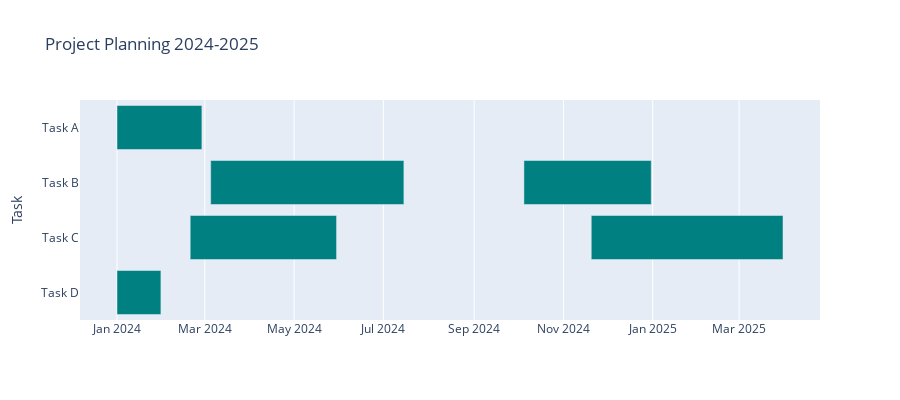

The cell this chart's notebook holds for it:
### Markdown cell above
6. Customise the color of the bars using the input `color_discrete_sequence` as follows. Note that we have to pass a list of strings, where each string corresponds to a color.  In this case, we pass the color `teal`

### Code cell
fig = px.timeline(df, x_start="Start", x_end="Finish", y="Task", 
                  color_discrete_sequence=['teal'],
                  height = 400, width = 900,
                  title='Project Planning 2024-2025')
fig.update_yaxes(autorange="reversed")
fig.show()

### Figure 1 — Plotly figure (JSON) as saved in the notebook; plotly's stock layout.template omitted (floating-point values rounded to 4 significant figures)
{"data": [{"alignmentgroup": "True", "base": ["2024-01-01", "2024-03-05", "2024-02-20", "2024-01-01", "2024-10-05", "2024-11-20"], "hovertemplate": "Start=%{base}<br>Finish=%{x}<br>Task=%{y}<extra></extra>", "legendgroup": "", "marker": {"color": "teal", "pattern": {"shape": ""}}, "name": "", "offsetgroup": "", "orientation": "h", "showlegend": false, "textposition": "auto", "type": "bar", "x": [5011200000, 11404800000, 8640000000, 2592000000, 7516800000, 11318400000], "xaxis": "x", "y": ["Task A", "Task B", "Task C", "Task D", "Task B", "Task C"], "yaxis": "y"}], "layout": {"barmode": "overlay", "height": 400, "legend": {"tracegroupgap": 0}, "title": {"text": "Project Planning 2024-2025"}, "width": 900, "xaxis": {"anchor": "y", "domain": [0, 1], "type": "date"}, "yaxis": {"anchor": "x", "autorange": "reversed", "domain": [0, 1], "title": {"text": "Task"}}}}
